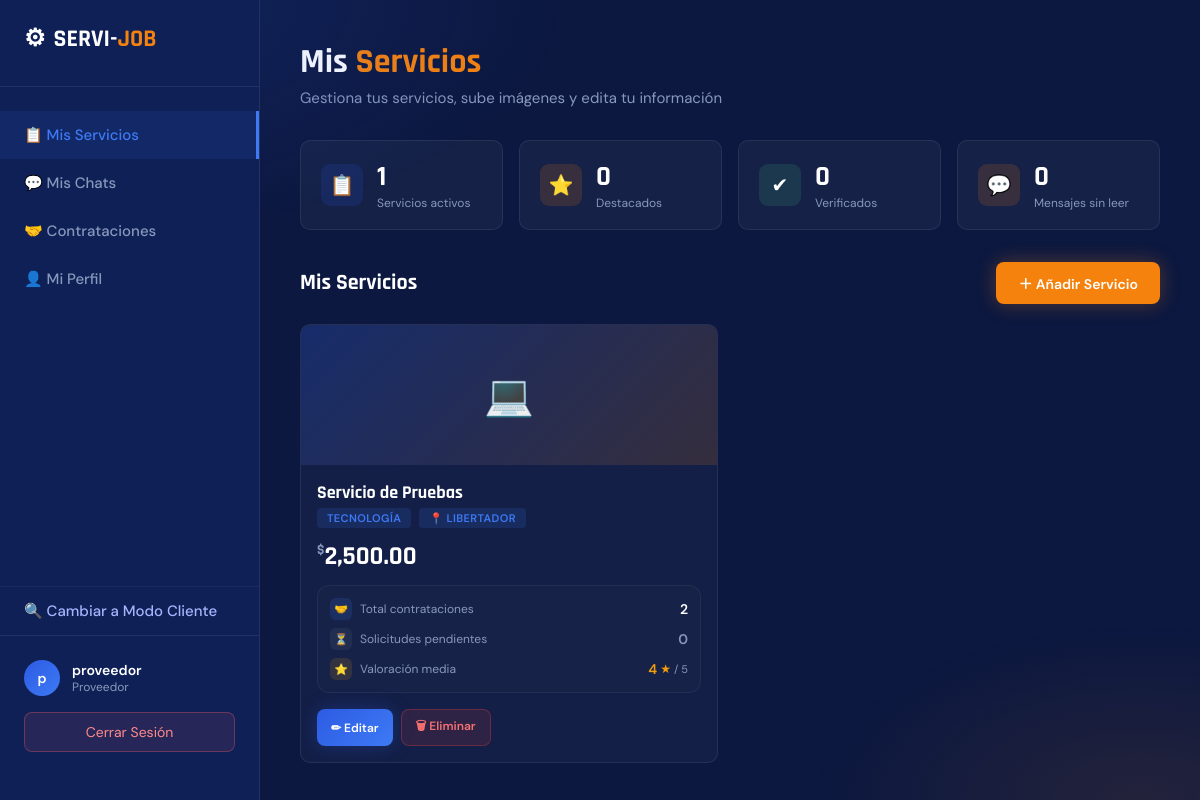
Page /app/pages/proveedor_panel.php (signed in) on the committed database.
### tables this page shows
CREATE TABLE `servicios` (
  `id` int(10) UNSIGNED NOT NULL,
  `titulo` varchar(200) NOT NULL,
  `descripcion` text DEFAULT NULL,
  `imagen` varchar(255) DEFAULT NULL,
  `categoria` varchar(80) NOT NULL DEFAULT '',
  `municipio` varchar(60) NOT NULL DEFAULT '',
  `precio` decimal(10,2) NOT NULL DEFAULT 0.00,
  `usuario_id` int(10) UNSIGNED DEFAULT NULL,
  `es_destacado` tinyint(1) NOT NULL DEFAULT 0,
  `verificado` tinyint(1) NOT NULL DEFAULT 0,
  `created_at` datetime NOT NULL DEFAULT current_timestamp(),
  `updated_at` datetime DEFAULT NULL ON UPDATE current_timestamp(),
  `deleted_at` datetime DEFAULT NULL
);

### app/core/auth_guard.php (called while the page is built, shortened)
<?php
function nombreUsuario(): string {
    return htmlspecialchars($_SESSION['user_name'] ?? 'Usuario');
}
function idUsuario(): int {
    return (int)($_SESSION['user_id'] ?? 0);
}

### app/pages/proveedor_panel.php (the view, shortened to what this page needs)
<?php
require_once __DIR__ . '/../core/auth_guard.php';
include __DIR__ . '/../api/get_lists.php';
$uid = idUsuario();
$stmt = mysqli_prepare($conn,
    "SELECT * FROM servicios WHERE usuario_id = ? AND deleted_at IS NULL ORDER BY created_at DESC"
);
mysqli_stmt_bind_param($stmt, 'i', $uid);
mysqli_stmt_execute($stmt);
$servicios = mysqli_stmt_get_result($stmt)->fetch_all(MYSQLI_ASSOC);
$stmt_nl_prov = mysqli_prepare($conn,
    "SELECT SUM(cm.leido = 0 AND cm.emisor_id != ?) AS total_nl
     FROM chat_mensajes cm
     WHERE cm.proveedor_id = ? AND cm.archivado_proveedor = 0"
);
mysqli_stmt_bind_param($stmt_nl_prov, 'ii', $uid, $uid);
mysqli_stmt_execute($stmt_nl_prov);
$total_no_leidos = (int)(mysqli_fetch_assoc(mysqli_stmt_get_result($stmt_nl_prov))['total_nl'] ?? 0);
$stmt_contratos = mysqli_prepare($conn,
    "SELECT c.*, s.titulo AS servicio_titulo, u.nombre AS cliente_nombre, u.apellido AS cliente_apellido,
            v.puntuacion, v.comentario
     FROM contrataciones c
     JOIN servicios s ON s.id = c.servicio_id
     JOIN usuarios u ON u.id = c.cliente_id
     LEFT JOIN valoraciones v ON v.contratacion_id = c.id
     WHERE c.proveedor_id = ?
     ORDER BY c.created_at DESC"
);
mysqli_stmt_bind_param($stmt_contratos, 'i', $uid);
mysqli_stmt_execute($stmt_contratos);
$contrataciones = mysqli_stmt_get_result($stmt_contratos)->fetch_all(MYSQLI_ASSOC);
$contratos_por_servicio = [];
foreach ($contrataciones as $c) {
    $contratos_por_servicio[$c['servicio_id']]['contratos'][] = $c;
}
$tab = $_GET['tab'] ?? 'servicios';
?>
<!DOCTYPE html>
<html lang="es">
<head>
    <link href="../../public/css/fonts.css" rel="stylesheet">
    <link rel="stylesheet" href="../../public/css/proveedor_panel.css">
</head>
<body>
<div class="sidebar">
    <a href="proveedor_panel.php" class="logo">
        <div class="logo-icon">⚙</div>
        <span class="logo-text">SERVI-<span>JOB</span></span>
    </a>
    <a href="?tab=servicios" class="nav-item <?= $tab == 'servicios' ? 'active' : '' ?>">
        📋 Mis Servicios
    </a>
    <a href="?tab=chats" class="nav-item <?= $tab == 'chats' ? 'active' : '' ?>">
        💬 Mis Chats
    </a>
    <a href="?tab=contratos" class="nav-item <?= $tab == 'contratos' ? 'active' : '' ?>">
        🤝 Contrataciones
    </a>
    <a href="?tab=perfil" class="nav-item <?= $tab == 'perfil' ? 'active' : '' ?>">
        👤 Mi Perfil
    </a>
    <div style="flex:1"></div>
    <a href="../../index.php" class="nav-item" style="border-top: 1px solid rgba(255,255,255,0.05); color: #a5b4fc;">
        🔍 Cambiar a Modo Cliente
    </a>
    <div class="sidebar-bottom">
        <div class="user-info">
            <div class="user-avatar"><?= substr(nombreUsuario(), 0, 1) ?></div>
            <div>
                <div style="font-size: 14px; font-weight: 600;"><?= nombreUsuario() ?></div>
                <div style="font-size: 12px; color: var(--text-muted);">Proveedor</div>
            </div>
        </div>
        <a href="../../logout.php" class="btn-logout">Cerrar Sesión</a>
    </div>
</div>
<div class="main-content">
    <div id="tab-servicios" class="tab-content <?= $tab == 'servicios' ? 'active' : '' ?>">
        <div class="page-header">
            <h1>Mis <span>Servicios</span></h1>
            <p>Gestiona tus servicios, sube imágenes y edita tu información</p>
        </div>
    <div class="stats-bar-wrap">
    <div class="stats-bar">
        <div class="stat-box">
            <div class="stat-icon blue">📋</div>
            <div>
                <div class="stat-num"><?= count($servicios) ?></div>
                <div class="stat-label">Servicios activos</div>
            </div>
        </div>
        <div class="stat-box">
            <div class="stat-icon orange">⭐</div>
            <div>
                <div class="stat-num"><?= count(array_filter($servicios, fn($s) => $s['es_destacado'])) ?></div>
                <div class="stat-label">Destacados</div>
            </div>
        </div>
        <div class="stat-box">
            <div class="stat-icon green">✔</div>
            <div>
                <div class="stat-num"><?= count(array_filter($servicios, fn($s) => $s['verificado'])) ?></div>
                <div class="stat-label">Verificados</div>
            </div>
        </div>
        <div class="stat-box" style="cursor:pointer" onclick="document.getElementById('seccionChat').scrollIntoView({behavior:'smooth'})">
            <div class="stat-icon" style="background:rgba(245,130,13,0.15)">💬</div>
            <div>
                <div class="stat-num" style="<?= $total_no_leidos > 0 ? 'color:var(--orange)' : '' ?>">
                    <?= $total_no_leidos ?>
                </div>
                <div class="stat-label">Mensajes sin leer</div>
            </div>
        </div>
    </div>
    </div>
    <div style="display:flex;justify-content:space-between;align-items:center;margin-bottom:20px;">
        <h2 style="font-family:'Rajdhani',sans-serif;font-size:22px;font-weight:700;">
            Mis Servicios
        </h2>
        <button class="btn btn-orange" onclick="abrirModalNuevo()">＋ Añadir Servicio</button>
    </div>
    <?php if (empty($servicios)): ?>
        <div class="empty-state">
            <div class="empty-icon">🔧</div>
            <p>Aún no tienes servicios. ¡Añade tu primer servicio!</p>
        </div>
    <?php else: ?>
        <div class="grid">
        <?php foreach ($servicios as $s): ?>
            <div class="servicio-card <?= $s['es_destacado'] ? 'destacado' : '' ?>">
                <div class="servicio-img" id="preview-<?= $s['id'] ?>">
                    <?php if (!empty($s['imagen'])): ?>
                        <img src="<?= _base_url() ?>/uploads/<?= htmlspecialchars($s['imagen']) ?>" alt="Imagen servicio">
                    <?php else: ?>
                        <?= match(strtolower($s['categoria'])) {
                            'plomería','plomeria' => '🔧',
                            'electricidad' => '⚡',
                            'comida' => '🍕',
                            'belleza' => '💈',
                            'remodelación','remodelacion' => '🏠',
                            'tecnología','tecnologia' => '💻',
                            'delivery' => '📦',
                            default => '🔧'
                        } ?>
                    <?php endif; ?>
                </div>
                <div class="servicio-body">
                    <div class="servicio-nombre"><?= htmlspecialchars($s['titulo']) ?></div>
                    <div class="servicio-meta">
                        <span class="tag tag-blue"><?= htmlspecialchars($s['categoria']) ?></span>
                        <span class="tag tag-blue">📍 <?= htmlspecialchars($s['municipio']) ?></span>
                    </div>
                    <div class="servicio-precio" style="margin-bottom:12px;"><sup>$</sup><?= number_format($s['precio'], 2) ?></div>
                    <?php
                        $mis_mets = $contratos_por_servicio[$s['id']] ?? ['contratos' => [], 'pendientes' => 0, 'promedio' => 0];
                        $tot_contratos = count($mis_mets['contratos']);
                    ?>
                    <div style="background:rgba(255,255,255,0.02); border:1px solid rgba(255,255,255,0.05); border-radius:12px; padding:12px; margin-bottom:16px; display:flex; flex-direction:column; gap:8px;">
                        <div style="display:flex; align-items:center; justify-content:space-between;">
                            <div style="display:flex; align-items:center; gap:8px; color:var(--text-muted); font-size:12px;">
                                <span style="background:rgba(61,122,245,0.15); border-radius:6px; width:22px; height:22px; display:flex; align-items:center; justify-content:center; font-size:11px;">🤝</span>
                                Total contrataciones
                            </div>
                            <span style="font-weight:700; font-size:14px; color:#fff;"><?= $tot_contratos ?></span>
                        </div>
                        <div style="display:flex; align-items:center; justify-content:space-between;">
                            <div style="display:flex; align-items:center; gap:8px; color:var(--text-muted); font-size:12px;">
                                <span style="background:<?= $mis_mets['pendientes'] > 0 ? 'rgba(245,130,13,0.15)' : 'rgba(255,255,255,0.05)' ?>; border-radius:6px; width:22px; height:22px; display:flex; align-items:center; justify-content:center; font-size:11px;">⏳</span>
                                Solicitudes pendientes
                            </div>
                            <span style="font-weight:700; font-size:14px; color:<?= $mis_mets['pendientes'] > 0 ? 'var(--orange)' : 'var(--text-muted)' ?>;">
                                <?= $mis_mets['pendientes'] ?>
                            </span>
                        </div>
                        <div style="display:flex; align-items:center; justify-content:space-between;">
                            <div style="display:flex; align-items:center; gap:8px; color:var(--text-muted); font-size:12px;">
                                <span style="background:rgba(245,158,11,0.12); border-radius:6px; width:22px; height:22px; display:flex; align-items:center; justify-content:center; font-size:11px;">⭐</span>
                                Valoración media
                            </div>
                            <?php if ($mis_mets['promedio'] > 0): ?>
                                <div style="display:flex; align-items:center; gap:3px;">
                                    <span style="font-weight:700; font-size:14px; color:#f59e0b;"><?= $mis_mets['promedio'] ?></span>
                                    <span style="color:#f59e0b; font-size:12px;">★</span>
                                    <span style="color:var(--text-muted); font-size:11px;">/ 5</span>
                                </div>
                            <?php else: ?>
                                <span style="color:var(--text-muted); font-size:12px;">N/A</span>
                            <?php endif; ?>
                        </div>
                    </div>
                    <div class="servicio-acciones">
                        <button class="btn btn-primary btn-sm" onclick='abrirModalEditar(<?= json_encode($s) ?>)'>✏ Editar</button>
                        <form method="POST" action="../actions/proveedor_actions.php" style="display:inline"
                              onsubmit="return confirm('¿Eliminar este servicio?')">
                            <button type="submit" class="btn btn-danger btn-sm">🗑 Eliminar</button>
                        </form>
                    </div>
                </div>
            </div>
        <?php endforeach; ?>
        </div>
    <?php endif; ?>
    </div>
</div>
</body>
</html>

### rows in the picture
servicios: es_destacado "0", verificado "0", categoria "💻", titulo "Servicio de Pruebas", categoria "TECNOLOGÍA", municipio "LIBERTADOR", precio "2,500.00", id "2", id "0", id "4"

### other values in the picture
substr(nombreUsuario(), 0, 1) "p"
nombreUsuario() "proveedor"
count($servicios) "1"
$total_no_leidos "0"
